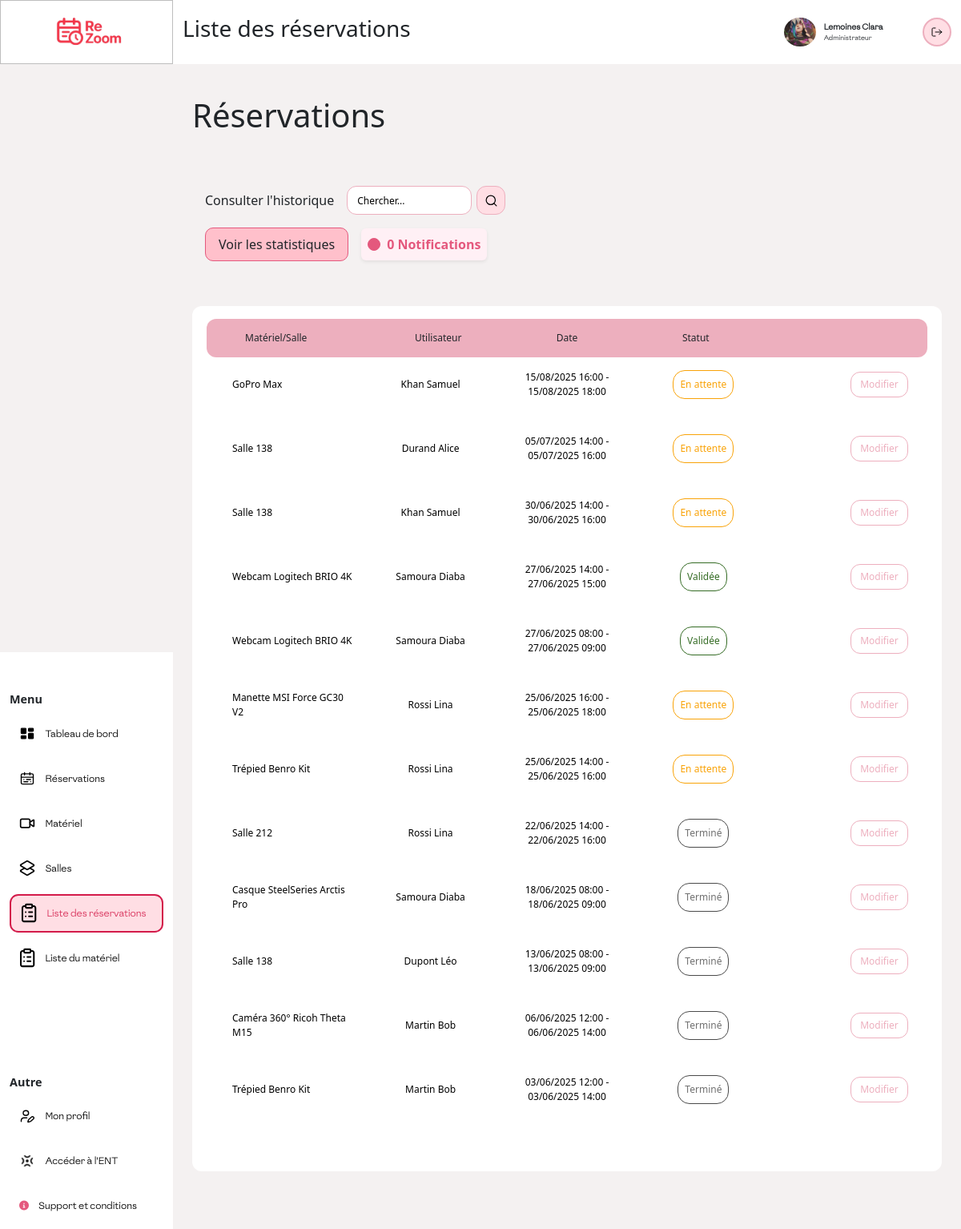
The app's page /PHP/listeDesReservations.php (signed in) with its own data.
### tables this page shows
CREATE TABLE `reservations` (
  `idR` int(11) NOT NULL,
  `quantite` int(11) NOT NULL DEFAULT 1,
  `date_demande` datetime NOT NULL,
  `date_debut` datetime NOT NULL,
  `date_fin` datetime NOT NULL,
  `valide` int(11) DEFAULT NULL,
  `motif` varchar(100) DEFAULT NULL,
  `commentaires` varchar(50) DEFAULT NULL,
  `signatureElectronique` varchar(50) DEFAULT NULL,
  `documentAdministrateur` varchar(50) DEFAULT NULL
);

### PHP/listeDesReservations.php (the view, shortened to what this page needs)
<?php
require('../PHPpure/connexion.php');
?>
<!DOCTYPE html>
<html lang="fr-FR">
<head>
    <link href="https://cdn.jsdelivr.net/npm/bootstrap@5.3.6/dist/css/bootstrap.min.css" rel="stylesheet"
>
    <link rel="stylesheet" href="../CSS/style.css" />
    <link rel="stylesheet" href="../CSS/index.css" />
    <link rel="stylesheet" href="../CSS/tabReservation.css" />
    <link rel="stylesheet" href="../CSS/header.css" />
    <link rel="stylesheet" href="../CSS/modifPopupReservation.css" />
</head>
<body>
    <?php
    include("header.php");
    include("aside.php");
    ?>
    <main>
        <h1>Réservations</h1>
        <div class="container search p-3">
            <div class="row align-items-center gy-3">
                <div class="col-12 col-md-auto d-flex align-items-center gap-3 flex-wrap">
                    <p class="fs-6 mb-0 text-nowrap">Consulter l'historique</p>
                    <div class="searchContainer me-5">
                        <input type="search" name="search" id="inputSearch" placeholder="Chercher..." />
                        <button id="buttonSearch">
                            <img src="../res/search.svg" alt="" />
                        </button>
                    </div>
                </div>
                <div class="col-12 d-flex align-items-center gap-3 flex-wrap">
                    <button class="btn text-dark px-3 py-2" style="background-color: pink; border: 1px solid #e4587d; border-radius: 10px;" onclick="window.location.href='reputation.php'">
                        Voir les statistiques
                    </button>
                    <div class="d-flex align-items-center p-2 rounded shadow-sm" style="color: #e4587d; background-color: #fff0f5;">
                        <div class="rounded-circle me-2 flex-shrink-0" style="width: 16px; height: 16px; background-color: #e4587d; border: 1px solid #e4587d;"></div>
                        <span class="fw-semibold"><?php
                                                    $sql1 = "SELECT SUM(notif) AS notifs FROM notifications";
                                                    $stmt = $pdo->prepare($sql1);
                                                    $stmt->execute();
                                                    $notifs = $stmt->fetch(PDO::FETCH_ASSOC);
                                                    $nbNotifs = isset($notifs['notifs']) && $notifs['notifs'] !== null ? (int)$notifs['notifs'] : 0;
                                                    echo htmlspecialchars($nbNotifs) ?> Notifications</span>
                    </div>
                </div>
            </div>
        </div>
        <section class="table mb-5">
            <article class="header_Table">
                <p>Matériel/Salle</p>
                <p>Utilisateur</p>
                <p>Date</p>
                <p>Statut</p>
            </article>
            <article id="tab" class="body_Table pb-5">
                <?php
                $sql = "SELECT r.*,
                        GROUP_CONCAT(DISTINCT CONCAT(m.idM, ':', m.designation, ':', m.refernceM) SEPARATOR '||') as materiels,
                        GROUP_CONCAT(DISTINCT CONCAT(s.idS, ':', s.nom, ':', s.type) SEPARATOR '||') as salles,
                        GROUP_CONCAT(DISTINCT CONCAT(u.id, ':', u.nom, ':', u.prenom, ':', COALESCE(u.avatar, 'default')) SEPARATOR '||') as users
                        FROM reservations r
                        LEFT JOIN concerne c ON r.idR = c.idR
                        LEFT JOIN materiel m ON c.idM = m.idM
                        LEFT JOIN concerne_salle cs ON r.idR = cs.idR
                        LEFT JOIN salle s ON cs.idS = s.idS
                        LEFT JOIN reservation_users ru ON r.idR = ru.idR
                        LEFT JOIN user_ u ON ru.id = u.id
                        GROUP BY r.idR
                        ORDER BY r.date_debut DESC";
                try {
                    $stmt = $pdo->prepare($sql);
                    $stmt->execute();
                    $result = $stmt->fetchAll(PDO::FETCH_ASSOC);
                    if (count($result) > 0) {
                        foreach ($result as $row) {
                            $now = new DateTime();
                            $end = new DateTime($row['date_fin']);
                            if ($row['valide'] == 0 && $end < $now) {
                                $status = "Annulé";
                                $sql = "UPDATE reservations SET valide = 2 WHERE idR = :idR";
                                $stmt = $pdo->prepare($sql);
                                $stmt->bindParam(':idR', $row['idR'], PDO::PARAM_INT);
                                $stmt->execute();
                            } elseif ($end < $now) {
                                $status = "Terminé";
                            } elseif ($row['valide'] == 1) {
                                $status = "Validée";
                            } else if ($row['valide'] == 2) {
                                $status = "Refusée";
                            } else {
                                $status = "En attente";
                            }
                            $materiels = [];
                            if ($row['materiels']) {
                                $materielsArray = explode('||', $row['materiels']);
                                foreach ($materielsArray as $materielStr) {
                                    list($id, $designation, $reference) = explode(':', $materielStr);
                                    $materiels[] = [
                                        'id' => $id,
                                        'designation' => $designation,
                                        'reference' => $reference
                                    ];
                                }
                            }
                            $salles = [];
                            if ($row['salles']) {
                                $sallesArray = explode('||', $row['salles']);
                                foreach ($sallesArray as $salleStr) {
                                    list($id, $nom, $type) = explode(':', $salleStr);
                                    $salles[] = [
                                        'id' => $id,
                                        'nom' => $nom,
                                        'type' => $type
                                    ];
                                }
                            }
                            $users = [];
                            if ($row['users']) {
                                $usersArray = explode('||', $row['users']);
                                foreach ($usersArray as $userStr) {
                                    list($id, $nom, $prenom, $avatar) = explode(':', $userStr);
                                    $users[] = [
                                        'id' => $id,
                                        'nom' => $nom,
                                        'prenom' => $prenom,
                                        'avatar' => $avatar === 'default' ? "../uploads/default.png" : $avatar
                                    ];
                                }
                            }
                            $sql2 = "SELECT notif FROM notifications WHERE idR = ?";
                            $stmt = $pdo->prepare($sql2);
                            $stmt->execute([$row['idR']]);
                            $notifications = $stmt->fetch(PDO::FETCH_ASSOC);
                            echo '<div class="line mb-3">';
                            if (!empty($salles)) {
                                $salle = $salles[0];
                                if (is_array($notifications) && isset($notifications['notif']) && (int)$notifications['notif'] === 1) {
                                    echo '
                            <div class="d-flex align-items-center mb-2">
                            <span class="rounded-circle me-2 flex-shrink-0" style="width: 16px; height: 16px; background-color: #e4587d; border: 1px solid #e4587d;"></span>
                            <span>' . htmlspecialchars($salle['nom']) . '</span>
                            </div>';
                                } else {
                                    echo '<p>' . htmlspecialchars($salle['nom']) . '</p>';
                                }
                            } else {
                                $mater = $materiels[0];
                                if (is_array($notifications) && isset($notifications['notif']) && (int)$notifications['notif'] === 1) {
                                    echo '
                            <div class="d-flex align-items-center mb-2">
                            <span class="rounded-circle me-2 flex-shrink-0" style="width: 16px; height: 16px; background-color: #e4587d; border: 1px solid #e4587d;"></span>
                            <span>' . htmlspecialchars($mater['designation']) . '</span>
                            </div>';
                                } else {
                                    echo '<p>' . htmlspecialchars($mater['designation']) . '</p>';
                                }
                            }
                            if (!empty($users)) {
                                $firstUser = $users[0];
                                echo '<p>' . htmlspecialchars($firstUser['nom']) . ' ' . htmlspecialchars($firstUser['prenom']) . '</p>';
                            }
                            echo '<p class="text-center">' . date('d/m/Y H:i', strtotime($row['date_debut'])) . ' - ' .
                                date('d/m/Y H:i', strtotime($row['date_fin'])) . '</p>';
                            if ($status == "En attente") {
                                echo '<p class="p-2 text-center" style="color: #f9a308; border: 0.15vw solid #f9a308; border-radius:15px;">' . $status . '</p>';
                            } elseif ($status == "Validée") {
                                echo '<p class="text-center p-2" style="color: #356c25; border: 0.15vw solid #356c25; border-radius:15px;">' . $status . '</p>';
                            } elseif ($status == "Refusé") {
                                echo '<p class="text-center p-2" style="color: #f9080c; border: 0.15vw solid #f9080c; border-radius:15px;">' . $status . '</p>';
                            } elseif ($status == "Terminé") {
                                echo '<p class="text-center p-2" style="color: #707070; border: 0.15vw solid #4b4b4b; border-radius:15px;">' . $status . '</p>';
                            } else {
                                echo '<p class="text-center  p-2" style="color: #f9080c; border: 0.15vw solid #f9080c; border-radius:15px;">' . $status . '</p>';
                            }
                            echo '<button class="modifier" data-id="' . $row['idR'] . '"
                                    data-motif="' . htmlspecialchars($row['motif']) . '"
                                    data-date-debut="' . date('Y-m-d\TH:i', strtotime($row['date_debut'])) . '"
                                    data-date-fin="' . date('Y-m-d\TH:i', strtotime($row['date_fin'])) . '"
                                    data-status="' . $row['valide'] . '"
                                    data-materiels=\'' . json_encode($materiels) . '\'
                                    data-salles=\'' . json_encode($salles) . '\'
                                    data-users=\'' . json_encode($users) . '\'></button>';
                            echo '</div>';
                        }
                    } else {
                        echo '<div class="line"><p>Aucune réservation trouvée</p></div>';
                    }
                } catch (PDOException $e) {
                    echo '<div class="line"><p>Erreur : ' . $e->getMessage() . '</p></div>';
                }
                ?>
            </article>
        </section>
    </main>
</body>
</html>

### CSS/style.css (style rules this page uses)
* { margin: 0; padding: 0; box-sizing: border-box; }
body { background-color: #f4f1f1 !important; }
main { display: flex; flex-direction: column; justify-content: start; align-items: start; padding: 15vh 2vw 2vw 20vw; width: 100%; height: 100%; gap: 5vh; position: relative; }
:root { --background-color: #f4f1f1; --primary-color: #e4587d; --secondary-color: #f4f1f1; --tertiary-color: #edafbe; --gray-color: #979797; --black-color: #000000; --white-color: #ffffff; }

### CSS/index.css (style rules this page uses)
main { display: flex; flex-direction: column; justify-content: start; align-items: start; padding: 15vh 2vw 2vw 20vw; width: 100%; height: 100%; gap: 5vh; }
.search { display: flex; justify-content: space-between; align-items: center; }
.search p { font-size: 1vw; }
.search .searchContainer { display: flex; justify-content: start; gap: 0.5vw; }
.search .searchContainer input { width: 13vw; height: 3vw; background-color: white; border: none; border-radius: 1cqi; font-size: 1vw; border: 0.15vw solid #edafbe; padding: 0 1vw; display: flex; justify-content: center; align-items: center; }
.searchContainer input::placeholder { font-size: 1vw; color: black; }
.searchContainer button { width: 3vw; height: 3vw; background-color: #ffdee4; border: 0.15vw solid #edafbe; border-radius: 1cqi; font-size: 1vw; display: flex; justify-content: center; align-items: center; }
.searchContainer button img { width: 50%; height: auto; object-fit: contain; }
.table { width: 100%; background-color: white; border-radius: 1vw; padding: 2vh 1.5vw; display: flex; justify-content: center; flex-direction: column; gap: 1vh; }
.table .header_Table { background-color: #edafbe; display: grid; grid-template-columns: repeat(4, 1fr); align-items: center; height: 6vh; border-radius: 1vw; width: 100%; padding: 0 2vw; }
.table .header_Table p { font-size: 1vw; }
.table .header_Table p:nth-child(2), .table .header_Table p:nth-child(3), .table .header_Table p:nth-child(4) { margin: 0 auto; }
.table .body_Table { display: flex; justify-content: space-between; align-items: center; flex-direction: column; height: auto; width: 100%; border-radius: 1vw; padding: 0 2vw; gap: 2vh; }
.table .body_Table .line { display: grid; grid-template-columns: repeat(4, 1fr); height: 6vh; width: 100%; border-radius: 1vw; }
.table .body_Table .line p:nth-child(1) { margin: auto 0; }
.table .body_Table .line p:nth-child(2), .table .body_Table .line p:nth-child(3), .table .body_Table .line p:nth-child(4) { margin: auto; }
.table .body_Table .line p { font-size: 1vw; }
.table .body_Table .line button { display: flex; justify-content: center; align-items: center; margin: auto 0 auto auto; width: 6vw; height: 2.7vw; background-color: transparent; border: 0.15vw solid #edafbe; border-radius: 1vw; font-size: 0.7vw; transition: all 0.2s ease-in-out; }
.table .body_Table .line button.modifier { color: #edafbe; border: 0.15vw solid #edafbe; font-size: 1vw; }
.table .body_Table .line button.modifier::after { content: "Modifier"; }

### CSS/tabReservation.css (style rules this page uses)
.table .header_Table { background-color: #edafbe; display: grid; grid-template-columns: repeat(5, 1fr); align-items: center; height: 6vh; border-radius: 1vw; width: 100%; padding: 0 2vw; }
.table .body_Table .line { display: grid; grid-template-columns: repeat(5, 1fr); height: 6vh; width: 100%; border-radius: 1vw; }
.table .header_Table { background-color: #edafbe; display: grid; grid-template-columns: repeat(5, 1fr); justify-content: space-between; align-items: center; height: 6vh; border-radius: 1vw; width: 100%; padding: 0 4vw; }

### CSS/header.css (style rules this page uses)
p { margin: 0; }

### records on screen
reservations: designation "GoPro Max", nom "Khan", prenom "Samuel", date_debut "15/08/2025 16:00", date_fin "15/08/2025 18:00", valide "En attente"
reservations: nom "Salle 138", nom "Durand", prenom "Alice", date_debut "05/07/2025 14:00", date_fin "05/07/2025 16:00", valide "En attente"
reservations: nom "Salle 138", nom "Khan", prenom "Samuel", date_debut "30/06/2025 14:00", date_fin "30/06/2025 16:00", valide "En attente"
reservations: designation "Webcam Logitech BRIO 4K", nom "Samoura", prenom "Diaba", date_debut "27/06/2025 14:00", date_fin "27/06/2025 15:00", status "Validée"
reservations: designation "Webcam Logitech BRIO 4K", nom "Samoura", prenom "Diaba", date_debut "27/06/2025 08:00", date_fin "27/06/2025 09:00", status "Validée"
reservations: designation "Manette MSI Force GC30 V2", nom "Rossi", prenom "Lina", date_debut "25/06/2025 16:00", date_fin "25/06/2025 18:00", valide "En attente"
reservations: designation "Trépied Benro Kit", nom "Rossi", prenom "Lina", date_debut "25/06/2025 14:00", date_fin "25/06/2025 16:00", valide "En attente"
reservations: nom "Salle 212", nom "Rossi", prenom "Lina", date_debut "22/06/2025 14:00", date_fin "22/06/2025 16:00", status "Terminé"
reservations: designation "Casque SteelSeries Arctis Pro", nom "Samoura", prenom "Diaba", date_debut "18/06/2025 08:00", date_fin "18/06/2025 09:00", status "Terminé"
reservations: nom "Salle 138", nom "Dupont", prenom "Léo", date_debut "13/06/2025 08:00", date_fin "13/06/2025 09:00", status "Terminé"
reservations: designation "Caméra 360° Ricoh Theta M15", nom "Martin", prenom "Bob", date_debut "06/06/2025 12:00", date_fin "06/06/2025 14:00", status "Terminé"
reservations: designation "Trépied Benro Kit", nom "Martin", prenom "Bob", date_debut "03/06/2025 12:00", date_fin "03/06/2025 14:00", status "Terminé"

### other values on screen
$_SESSION['user']['nom'] "Lemoines"
$_SESSION['user']['prenom'] "Clara"
$_SESSION['user']['role'] "Administrateur"
$nbNotifs "0"
